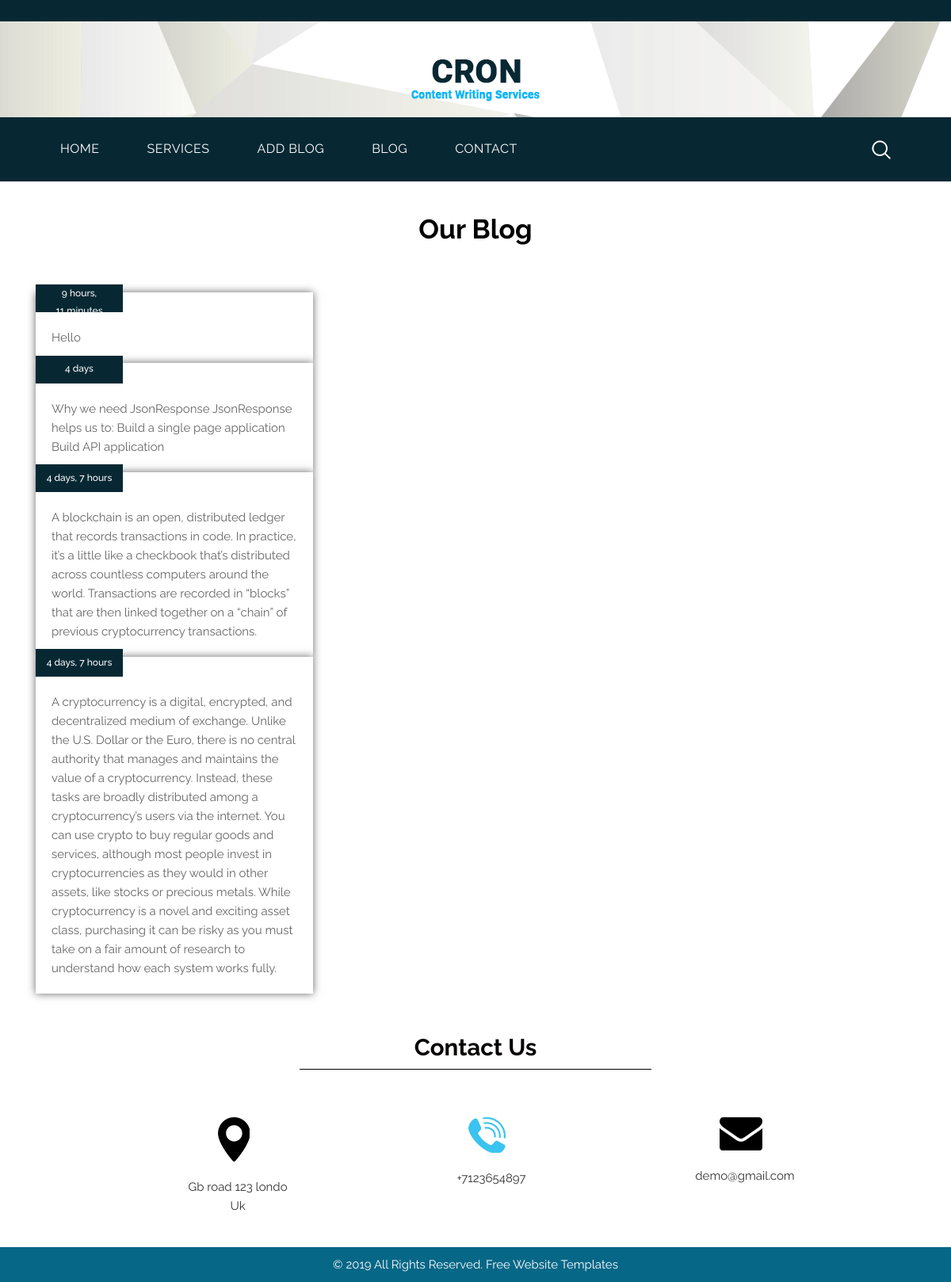
Screenshot of /blog/ with the database file from the repository.
### cron/models.py (models this page shows, shortened)
class Post(models.Model):
    image= models.ImageField( upload_to = 'media')
    body = models.TextField(null=True)
    created_at = models.DateTimeField(auto_now_add=True)
    class Meta:
        ordering= ('-created_at',)

### cron/views.py (the view)
# urls.py: 2. Add a URL to urlpatterns:  path('blog/', include('blog.urls'))
def blog(request):
    posts=Post.objects.all()
    return render(request,'blog.html',{'posts':posts})

### templates/blog.html
{% extends 'base.html' %}
{% load static %}
{% block content %}
<div class="blog_main">
   <div class="container">
       <div class="row">
           <div class="col-sm-12">
               <h1 class="blog_text">Our Blog</h1>
           </div>
       </div>
       <div class="blog_section_2">
           <div class="row">
               <div class="col-sm-4">
                   {% for post in posts %}
                   <div class="section_1">
                   <a href="{% url 'detail' %}">
                       {% if post.image %}
                       <div><img src="{{ post.image.url }}" style="max-width: 100%;"></div>
                       {% endif %}
                       <button type="button" class="date-bt">{{ post.created_at|timesince }}</button>
                   </a>
                   <p>{{ post.body }}</p>
                   </div>
                   {% endfor %}
               </div>
       </div>
      </div>
</div>
<div class="contact_main">
   <div class="container">
       <div class="row">
           <div class="col-sm-12">
               <h1 class="touch_text">Contact Us</h1>
           </div>
       </div>
   </div>
   <div class="contact_section_2">
       <div class="container">
           <div class="row">
               <div class="col-sm-4">
                   <div class="map_icon">
                       <img src=" {% static 'map-icon.png'%}" style="max-width: 100%;padding-left: 30px; ">
                       <p class="email-text"><a href="#">Gb road 123 londo<br>Uk</a></p>
                   </div>
               </div>
               <div class="col-sm-4">
                   <div class="map_icon">
                       <img src=" {% static 'call-icon.png'%}" style="max-width: 100%;padding-left: 30px;">
                       <p class="email-text"><a href="#">+7123654897</a></p>
                   </div>
               </div>
               <div class="col-sm-4">
                   <div class="map_icon">
                       <img src=" {% static 'email-icon.png'%}" style="max-width: 100%; padding-left: 30px;">
                       <p class="email-text"><a href="#">demo@gmail.com</a></p>
                   </div>
               </div>
           </div>
       </div>
   </div>
{% endblock content %}

### templates/base.html (shortened to what this page needs)
{% load static %}
<!DOCTYPE html>
<html lang="en">
<head>
<link rel="stylesheet" type="text/css" href=" {% static 'bootstrap.min.css'%}">
<link rel="stylesheet" type="text/css" href=" {% static 'style.css'%}">
<link rel="stylesheet" href=" {% static 'responsive.css'%}">
<link rel="stylesheet" href=" {% static 'jquery.mCustomScrollbar.min.css'%}">
<link rel="stylesheet" href="https://netdna.bootstrapcdn.com/font-awesome/4.0.3/css/font-awesome.css">
<link rel="stylesheet" href=" {% static 'owl.carousel.min.css'%}">
<link rel="stylesheet" href=" {% static 'owl.theme.default.min.css'%}">
<link rel="stylesheet" href="https://cdnjs.cloudflare.com/ajax/libs/fancybox/2.1.5/jquery.fancybox.min.css" media="screen">
</head>
<body>
    <div class="header_main">
		<div class="container">
			<div class="logo"><a href="index.html"><img src=" {% static 'logo.png'%}"></a></div>
		</div>
	</div>
	<div class="header">
		<div class="container">
            <div class="col-sm-12">
                 <div class="menu-area">
                    <nav class="navbar navbar-expand-lg ">
                        <div class="collapse navbar-collapse" id="navbarSupportedContent">
                            <ul class="navbar-nav mr-auto">
                               <li class="nav-item active">
                                <a class="nav-link" href="/">HOME<span class="sr-only">(current)</span></a> </li>
                               <li class="nav-item">
                               <a class="nav-link" href="{% url 'services' %}">SERVICES</a></li>
                               <li class="nav-item">
                                <a class="nav-link" href="{% url 'about' %}">ADD BLOG</a></li>
                               <li class="#" href="#">
      	                        <a class="nav-link" href="{% url 'blog' %}">BLOG</a></li>
                               <li class="nav-item" href="#">
      	                        <a class="nav-link" href="{% url 'contact' %}">CONTACT</a></li>
                               <li class="last"><a href="#"><img src=" {% static 'search-icon.png'%}" alt="icon"></a></li>
                            </ul>
                        </div>
                    </nav>
                </div>
            </div>
        </div>
    </div>
    {% block content %}
    {% endblock content %}
        <div class="copyright">
            <div class="container">
                <div class="row">
                    <div class="col-sm-12">
                       <p class="copyright_text">© 2019 All Rights Reserved. <a href="https://html.design">Free Website Templates</a></p>
                    </div>
                </div>
            </div>
        </div>
</body>
</html>

### static/style.css (style rules this page uses)
* { box-sizing: border-box !important; transition: ease all 0.5s; }
html { scroll-behavior: smooth; }
body { color: #666666; font-size: 14px; font-family: 'Raleway', sans-serif;; line-height: 1.80857; font-weight: normal; overflow-x: hidden; }
a { color: #1f1f1f; text-decoration: none !important; outline: none !important; -webkit-transition: all .3s ease-in-out; -moz-transition: all .3s ease-in-out; -ms-transition: all .3s ease-in-out; -o-transition: all .3s ease-in-out; transition: all .3s ease-in-out; }
h1, h2, h3, h4, h5, h6 { letter-spacing: 0; font-weight: normal; position: relative; padding: 0 0 10px 0; font-weight: normal; line-height: normal; color: #111111; margin: 0 }
h1 { font-size: 24px }
*, *::after, *::before { -webkit-box-sizing: border-box; -moz-box-sizing: border-box; box-sizing: border-box; }
ul, li, ol { margin: 0px; padding: 0px; list-style: none; }
p { margin: 20px; font-weight: 400; font-size: 15px; line-height: 24px; }
a { color: #ffffff; text-decoration: none; outline: none !important; }
.header_main { width: 100%; float: left; background-image: url(../images/header.png); height: auto; padding-top: 20px; padding-bottom: 40px; }
.logo { width: 100%; float: left; text-align: center; margin-top: 55px; }
.header { width: 100%; width: 100%; float: left; background-color: #072833; padding-bottom: 10px; padding-top: 10px; }
.header_main { width: 100%; float: left; background-image: url(../images/header.png); height: auto; padding-bottom: 20px; }
.last { padding-top: 10px; padding-left: 40px; }
.navbar-expand-lg .navbar-nav .nav-link { padding-right: 60px; padding-left: 0; color: #fff; font-size: 16px; letter-spacing: 0.5px; }
.navbar-nav.mr-auto { width: 100%; margin: 0; display: block; }
.navbar-nav.mr-auto li { float: left; }
.navbar-nav.mr-auto li.last { float: right; }
.touch_text { width: 27%; margin: 0 auto; text-align: center; border-bottom: 1px solid #000; color: #050000; font-size: 22pt; font-weight: bold; }
.contact_main { width: 100%; float: left; background-color: #ffffff; padding-top: 40px; }
.contact_section_2 { width: 50%; margin: 0 auto; display: block; padding-top: 40px; }
.map_icon { width: 100%; float: left; margin-top: 20px; margin-bottom: 20px; text-align: center; }
.copyright { width: 100%; float: left; background-color: #076787; padding-top: 10px; padding-bottom: 10px; }
.copyright_text { width: 100%; float: left; color: #fbfdfd; text-align: center; margin: 0px; }
.email-text { width: 100%; float: left; color: #3ac3f0; }
.email-text a { text-decoration: none; color: #333; }
.contact_main { width: 100%; float: left; padding-top: 30px; }
.blog_main { width: 100%; float: left; }
.blog_text { width: 100%; float: left; font-size: 34px; color: #000; text-align: center; font-weight: bold; padding-top: 40px; padding-bottom: 40px; }
.blog_section_2 { width: 100%; float: left; margin-top: 20px; margin-bottom: 20px; }
.section_1 { width: 100%; float: left; background-color: #fff; box-shadow: 0px 0px 10px 0px; }
.date-bt { background: #072833; border: none; color: #fff; width: 110px; height: 35px; font-size: 12px; margin-top: -35px; font-weight: 500; float: left; max-width: 100%; clear: both; position: relative; }

### static/responsive.css (style rules this page uses)
.contact_section_2 { width: 80%; }
.touch_text { width: 40%; }

### rows the page displays
Post: created_at "9 hours, 11 minutes", body "Hello"
Post: created_at "4 days", body "Why we need JsonResponse JsonResponse helps us to: Build a single page application Build API application"
Post: created_at "4 days, 7 hours", body "A blockchain is an open, distributed ledger that records transactions in code. In practice, it’s a little like a checkbook that’s distributed across countless computers around the world. Transactions are recorded in “blocks” that are then linked together on a “chain” of previous cryptocurrency transactions."
Post: created_at "4 days, 7 hours", body "A cryptocurrency is a digital, encrypted, and decentralized medium of exchange. Unlike the U.S. Dollar or the Euro, there is no central authority that manages and maintains the value of a cryptocurrency. Instead, these tasks are broadly distributed among a cryptocurrency’s users via the internet. You can use crypto to buy regular goods and services, although most people invest in cryptocurrencies as they would in other assets, like stocks or precious metals. While cryptocurrency is a novel and exciting asset class, purchasing it can be risky as you must take on a fair amount of research to understand how each system works fully."
